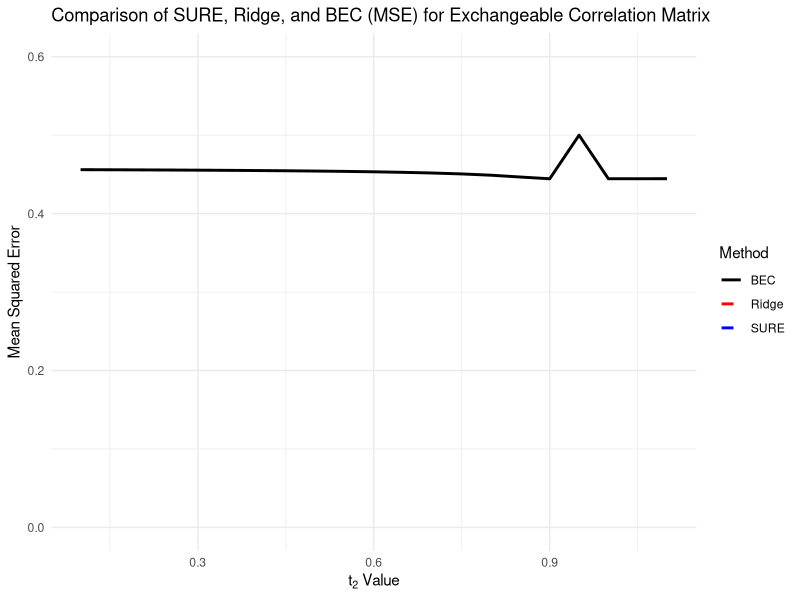

Here is the R script that generated this plot:
# Load necessary libraries
library(glmnet)
library(ggplot2)
library(MASS)
library(Matrix)

# Function to generate Toeplitz matrix (with PD fix using nearPD)
generate_toeplitz <- function(t1, t2, t3) {
  T <- matrix(c(t1, t2, t3, t2, t1, t2, t3, t2, t1), nrow = 3, byrow = TRUE)
  # Ensure positive definiteness using nearPD
  if (isSymmetric(T) && all(eigen(T)$values > 0)) {
    return(T)
  } else {
    return(nearPD(T)$mat)  # Use nearPD if not positive definite
  }
}

# Function to compute SURE estimate of GBEC score (with singularity check)
# Function to compute SURE estimate of GBEC score (with singularity check)
compute_sure_gbec <- function(X, Y, lambda_seq) {
  n <- nrow(X)
  Sigma <- cov(X)
  model <- glmnet(X, Y, alpha = 0, lambda = lambda_seq, intercept = FALSE)
  df <- model$df
  sigma2_hat <- colMeans((Y - predict(model, X))^2) / (1 - df/n)
  sure <- colSums((Y - predict(model, X))^2) + 2 * sigma2_hat * df - n * sigma2_hat
  best_lambda <- model$lambda[which.min(sure)]
  
  # Check singularity (with higher tolerance for stability)
  if (rcond(cov(X) + best_lambda * diag(ncol(X))) < 1e-6) {
    return(NA)
  } 
  
  gamma_sure <- as.vector(coef(model, s = best_lambda)[-1])
  gbec_score <- as.numeric(t(gamma_sure) %*% t(X))
  return(gbec_score)
}


# Function to compute ridge estimate of GBEC score (with singularity check)
compute_ridge_gbec <- function(X, Y, lambda) {
  Sigma <- cov(X)
  # Check singularity (with higher tolerance for stability)
  if (rcond(cov(X) + lambda * diag(ncol(X))) < 1e-6) {
    return(NA)
  }
  
  model <- glmnet(X, Y, alpha = 0, lambda = lambda, intercept = FALSE)
  gamma_ridge <- coef(model)[-1]
  gbec_score <- as.numeric(t(gamma_ridge) %*% t(X))
  return(gbec_score)
}
# Function to compute BEC using pseudo-inverse (with error handling and improved inversion)
compute_bec <- function(X, Y, tol = 1e-5, Sigma) {
  
  # Ensure Sigma is a matrix (not a dataframe)
  Sigma <- as.matrix(Sigma)
  
  # Ensure J is a column vector and has the correct dimensions
  J <- matrix(1, ncol(Sigma), 1)
  
  # Calculate pseudo-inverse using SVD with tolerance
  Sigma_pseudo_inv <- tryCatch(
    {
      ginv(Sigma, tol = tol)
    },
    error = function(e) {
      warning(paste("Error inverting Sigma in BEC:", e$message))
      return(NA)
    }
  )
  
  # Check if Sigma_pseudo_inv was calculated successfully
  if (any(is.na(Sigma_pseudo_inv))) {
    return(rep(NA, ncol(Sigma))) # Return NAs if there's an error
  }
  
  # Explicitly ensure dimensions match
  if (round(ncol(Sigma_pseudo_inv)) != round(nrow(J))) {
    stop("Dimension mismatch between Sigma_pseudo_inv and J (even after rounding).")
  }
  
  c_opt <- tryCatch(
    {
      as.numeric(1 / (t(J) %*% Sigma_pseudo_inv %*% J))  # Force numeric result
    },
    error = function(e) {
      warning(paste("Error calculating c_opt in BEC:", e$message))
      NA  # Return NA if there's an error
    }
  )
  
  # If c_opt is not NA, calculate gamma
  if (!is.na(c_opt)) {
    gamma <- c_opt * Sigma_pseudo_inv %*% J
  } else {
    gamma <- rep(NA, nrow(Sigma_pseudo_inv))  # Return NAs for gamma if c_opt is NA
  }
  
  return(drop(gamma))
}


# Simulation settings
set.seed(123)
n <- 100
num_simulations <- 100
t2_values <- seq(0.1, 1.1, by = 0.05)  # Vary t2
t1 <- 1.0  # Fixed t1
t3 <- 0.9  # Fixed t3
lambda_seq <- seq(0.01, 1, length.out = 100)

# Store results
results_mse <- data.frame(t2 = numeric(), Method = character(), MSE = numeric())
true_gbec_values <- numeric(length(t2_values))

# Main Simulation Loop
for (i in 1:length(t2_values)) {
  t2 <- t2_values[i]
  Sigma <- generate_toeplitz(t1, t2, t3)
  true_gbec <- mean(diag(Sigma))
  true_gbec_values[i] <- true_gbec
  
  for (sim in 1:num_simulations) {
    X <- mvrnorm(n, rep(0, 3), Sigma)
    Y <- rowSums(X) + rnorm(n, sd = 0.5)
    
    # Calculate GBEC scores for SURE and Ridge
    gbec_sure <- compute_sure_gbec(X, Y, lambda_seq)
    gbec_ridge <- compute_ridge_gbec(X, Y, lambda = 0.1)  
    
    # Calculate MSEs for SURE and Ridge
    mse_sure <- ifelse(is.na(gbec_sure), NA, (gbec_sure - true_gbec)^2) 
    mse_ridge <- ifelse(is.na(gbec_ridge), NA, (gbec_ridge - true_gbec)^2) 
    
    results_mse <- rbind(results_mse, data.frame(t2 = t2, Method = "SURE", MSE = mse_sure))
    results_mse <- rbind(results_mse, data.frame(t2 = t2, Method = "Ridge", MSE = mse_ridge))
  }
  
  # Calculate MSE for BEC (outside of the num_simulations loop)
  gamma_bec <- compute_bec(X, Y, Sigma = Sigma)
  mse_bec <- ifelse(all(is.na(gamma_bec)), NA, mean((gamma_bec - rep(1, 3))^2)) # Calculate MSE directly for gamma_bec
  results_mse <- rbind(results_mse, data.frame(t2 = t2, Method = "BEC", MSE = mse_bec))
}


# Load the dplyr package
library(dplyr) 

# Compute average MSE for each method
results_mse <- results_mse %>%
  group_by(t2, Method) %>%
  summarize(MSE = mean(MSE, na.rm = TRUE), .groups = "drop")

# Create the plot
ggplot(results_mse, aes(x = t2, y = MSE, color = Method, linetype = Method)) +
  geom_line(size = 1, na.rm = TRUE) +
  labs(title = "Comparison of SURE, Ridge, and BEC (MSE) for Exchangeable Correlation Matrix",
       x = expression(t[2]~Value),  # Update x-axis label
       y = "Mean Squared Error") +
  scale_color_manual(values = c("BEC" = "black", "SURE" = "blue", "Ridge" = "red")) +
  scale_linetype_manual(values = c("BEC" = "solid", "SURE" = "dashed", "Ridge" = "dashed")) +
  theme_minimal() + 
  ylim(c(0, 0.6)) # For better visualization of the plot
